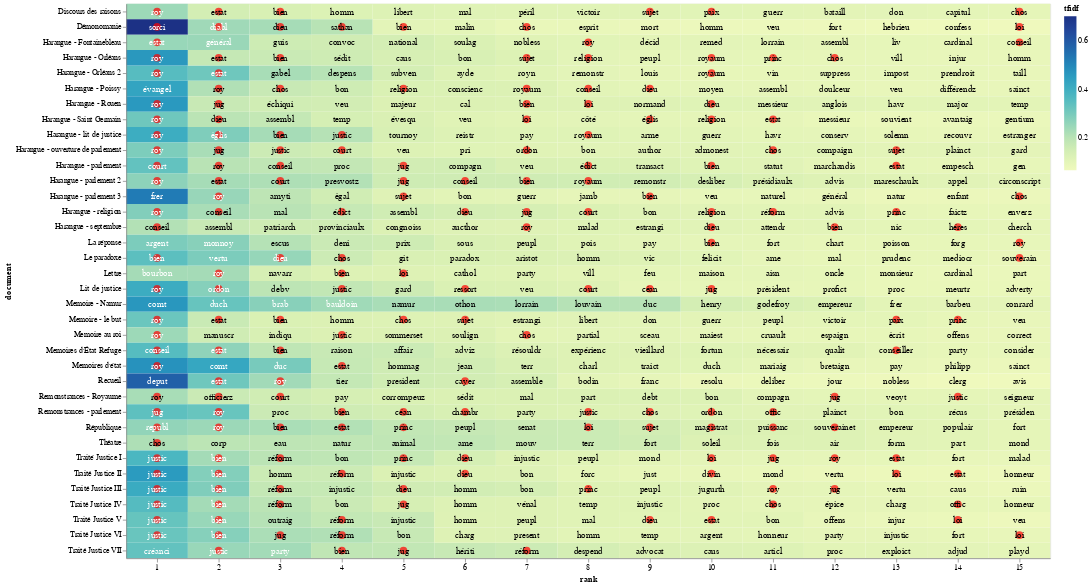

Notebook source saved alongside this figure:
### Code cell
import altair as alt
import numpy as np

# Get the custom stopword list from the user
stop_words = get_stopwords()

# Function to select an .xlsx file
def select_xlsx_file():
    cwd = os.getcwd()
    xlsx_files = sorted([f for f in os.listdir(cwd) if f.endswith('.xlsx')])
    
    if not xlsx_files:
        print("No XLSX files found in the current working directory.")
        return None

    print("Available XLSX files:")
    for i, file in enumerate(xlsx_files):
        print(f"{i + 1}. {file}")

    choice_input = input("Select an XLSX file number to read as top_tfidf (default is 1): ").strip()
    choice = int(choice_input) - 1 if choice_input.isdigit() else 0
    if choice < 0 or choice >= len(xlsx_files):
        print("Invalid choice.")
        return None

    return xlsx_files[choice]

# Prompt user to select an .xlsx file
xlsx_file = select_xlsx_file()
if xlsx_file:
    top_tfidf = pd.read_excel(xlsx_file)
    
    # Extract the stem of the selected XLSX file
    xlsx_stem = Path(xlsx_file).stem

    # Prompt user to truncate groups with default value as 'no'
    truncate_groups = input("Do you want to truncate the plot by only including certain groups? (yes/no, default is no): ").strip().lower() or 'no'
    if truncate_groups == 'yes':
        available_groups = top_tfidf['document'].unique()
        print("Available groups (documents) with index numbers:")
        for i, group in enumerate(available_groups):
            print(f"{i + 1}. {group}")

        selected_groups = input("Enter the index numbers of the groups to include (e.g., 1,2,3 or 1-3): ").strip()
        selected_indexes = []

        # Split the input by commas to handle both individual values and ranges
        for part in selected_groups.split(','):
            if '-' in part:
                start_index, end_index = map(int, part.split('-'))
                selected_indexes.extend(range(start_index, end_index + 1))
            else:
                selected_indexes.append(int(part))

        # Convert selected indexes to groups
        selected_groups = [available_groups[i - 1] for i in selected_indexes]

        # Filter the DataFrame
        top_tfidf = top_tfidf[top_tfidf['document'].isin(selected_groups)]

    # Remove '_corrected' from the 'document' labels
    top_tfidf['document'] = top_tfidf['document'].str.replace('_corrected', '')
    top_tfidf['document'] = top_tfidf['document'].str.replace('Repair', '')
    top_tfidf['document'] = top_tfidf['document'].str.replace('_lemmatized', '')
    top_tfidf['document'] = top_tfidf['document'].str.replace('_stemmed', '')

    # Prompt user to limit the number of words displayed in each group
    limit_words = input("Do you want to limit the number of words displayed in each group? (yes/no, default is yes): ").strip().lower() or 'yes'
    if limit_words == 'yes':
        max_words = int(input("Enter the maximum number of words to display per group: ").strip())
        top_tfidf['rank'] = top_tfidf.groupby('document')['tfidf'].rank("first", ascending=False)
        top_tfidf = top_tfidf[top_tfidf['rank'] <= max_words]

    # Prompt user to choose whether to use a preset list of terms, specify custom terms, or enter a blank list
    print("1. Use preset list of terms")
    print("2. Specify custom terms")
    print("3. Enter a blank list")
    term_choice_input = input("Enter your choice (1, 2, or 3), default is 1: ").strip()
    term_choice = int(term_choice_input) if term_choice_input.isdigit() else 1


    preset_terms = ['bien', 'cayer', 'céan', 'chambr', 'chos', 'conseil', 'conseiller', 'court',
                    'déni', 'diabl', 'dieu', 'divin', 'droit', 'édict', 'églis', 'estat', 'héres',
                    'judg', 'jug', 'justic', 'loi', 'majest', 'magistrat', 'offic', 'officierz', 'ordon',
                    'parlement', 'paix', 'preuv', 'princ', 'puissanc',
                    'réform', 'religion', 'republ', 'ressort', 'roy', 'royaum',
                    'sathan', 'sorc', 'sorci', 'souverain', 'souverainet', 'sujet']
    if term_choice == 1:
        term_list = preset_terms
    elif term_choice == 2:
        user_terms = input("Enter a list of words separated by commas for highlighting (e.g., war, peace): ")
        term_list = [term.strip() for term in user_terms.split(",")]
    else:
        term_list = []

    # Prompt user for a filename to save the PNG file
    file_name = input("Enter a filename (without extension) to save the visualization: ")
    output_file = f"{file_name}.png"

    # Prompt user to specify the width of the chart
    chart_width_input = input("Enter the chart width (default is 600): ").strip()
    chart_width = int(chart_width_input) if chart_width_input.isdigit() else 600

    # Adding a little randomness to break ties in term ranking
    top_tfidf_plusRand = top_tfidf.copy()
    top_tfidf_plusRand['tfidf'] = top_tfidf_plusRand['tfidf'] + np.random.rand(top_tfidf.shape[0]) * 0.0001

    # Base chart for all visualizations, with rank calculation
    base = alt.Chart(top_tfidf_plusRand).encode(
        x=alt.X('rank:O', axis=alt.Axis(labelAngle=0)),  # Set labelAngle to horizontal (0 degrees)
        y='document:N'
    ).transform_window(
        rank="rank()",
        sort=[alt.SortField("tfidf", order="descending")],
        groupby=["document"]
    )

    # Heatmap specification
    heatmap = base.mark_rect().encode(
        color='tfidf:Q'
    )

    # Red circle over terms in the entered list
    circle = base.mark_circle(size=100).encode(
        color=alt.condition(
            alt.FieldOneOfPredicate(field='term', oneOf=term_list),
            alt.value('red'),
            alt.value('#FFFFFF00')
        )
    )

    # Text labels, white for darker heatmap colors
    text = base.mark_text(baseline='middle', fontSize=12).encode(
        text='term:N',
        color=alt.condition(alt.datum.tfidf >= 0.23, alt.value('white'), alt.value('black'))
    )

    # Combine the heatmap, circle, and text
    final_chart = alt.layer(heatmap, circle, text).properties(width=chart_width)

    # Display the chart in Jupyter Lab
    final_chart.display()

    # Save the chart as a PNG file using the base Altair package
    try:
        final_chart.save(output_file)
        print(f"Visualization saved as {output_file} in the current directory.")
    except Exception as e:
        print(f"Error saving visualization: {e}")
else:
    print("No valid XLSX file selected.")

### Figure 1 — Vega-Lite specification as saved in the notebook (floating-point values rounded to 4 significant figures; data arrays with more than 128 entries replaced by an {"elided": "..."} marker saying what was removed)
{"config": {"view": {"continuousWidth": 300, "continuousHeight": 300}}, "layer": [{"mark": {"type": "rect"}, "encoding": {"color": {"field": "tfidf", "type": "quantitative"}, "x": {"axis": {"labelAngle": 0}, "field": "rank", "type": "ordinal"}, "y": {"field": "document", "type": "nominal"}}, "transform": [{"window": [{"op": "rank", "field": "", "as": "rank"}], "groupby": ["document"], "sort": [{"field": "tfidf", "order": "descending"}]}]}, {"mark": {"type": "circle", "size": 100}, "encoding": {"color": {"condition": {"test": {"field": "term", "oneOf": ["bien", "cayer", "céan", "chambr", "chos", "conseil", "conseiller", "court", "déni", "diabl", "dieu", "divin", "droit", "édict", "églis", "estat", "héres", "judg", "jug", "justic", "loi", "majest", "magistrat", "offic", "officierz", "ordon", "parlement", "paix", "preuv", "princ", "puissanc", "réform", "religion", "republ", "ressort", "roy", "royaum", "sathan", "sorc", "sorci", "souverain", "souverainet", "sujet"]}, "value": "red"}, "value": "#FFFFFF00"}, "x": {"axis": {"labelAngle": 0}, "field": "rank", "type": "ordinal"}, "y": {"field": "document", "type": "nominal"}}, "transform": [{"window": [{"op": "rank", "field": "", "as": "rank"}], "groupby": ["document"], "sort": [{"field": "tfidf", "order": "descending"}]}]}, {"mark": {"type": "text", "baseline": "middle", "fontSize": 12}, "encoding": {"color": {"condition": {"test": "(datum.tfidf >= 0.23)", "value": "white"}, "value": "black"}, "text": {"field": "term", "type": "nominal"}, "x": {"axis": {"labelAngle": 0}, "field": "rank", "type": "ordinal"}, "y": {"field": "document", "type": "nominal"}}, "transform": [{"window": [{"op": "rank", "field": "", "as": "rank"}], "groupby": ["document"], "sort": [{"field": "tfidf", "order": "descending"}]}]}], "data": {"name": "data-2422b6c0c1a7880da8d798cf6255eeb1"}, "width": 1200, "$schema": "https://vega.github.io/schema/vega-lite/v5.20.1.json", "datasets": {"data-2422b6c0c1a7880da8d798cf6255eeb1": {"elided": "540 records"}}}
